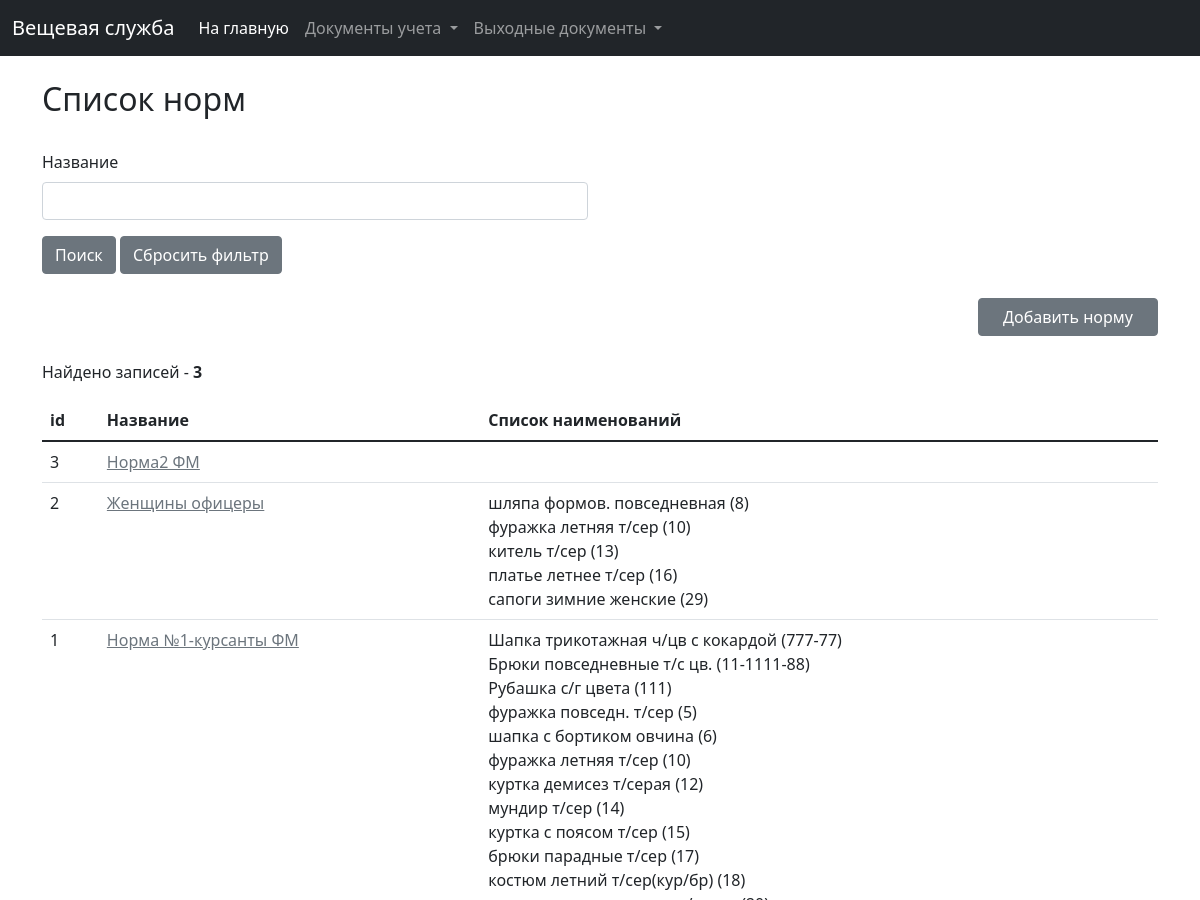
/clothing/norms (upper part), run on an earlier commit of the app's database.
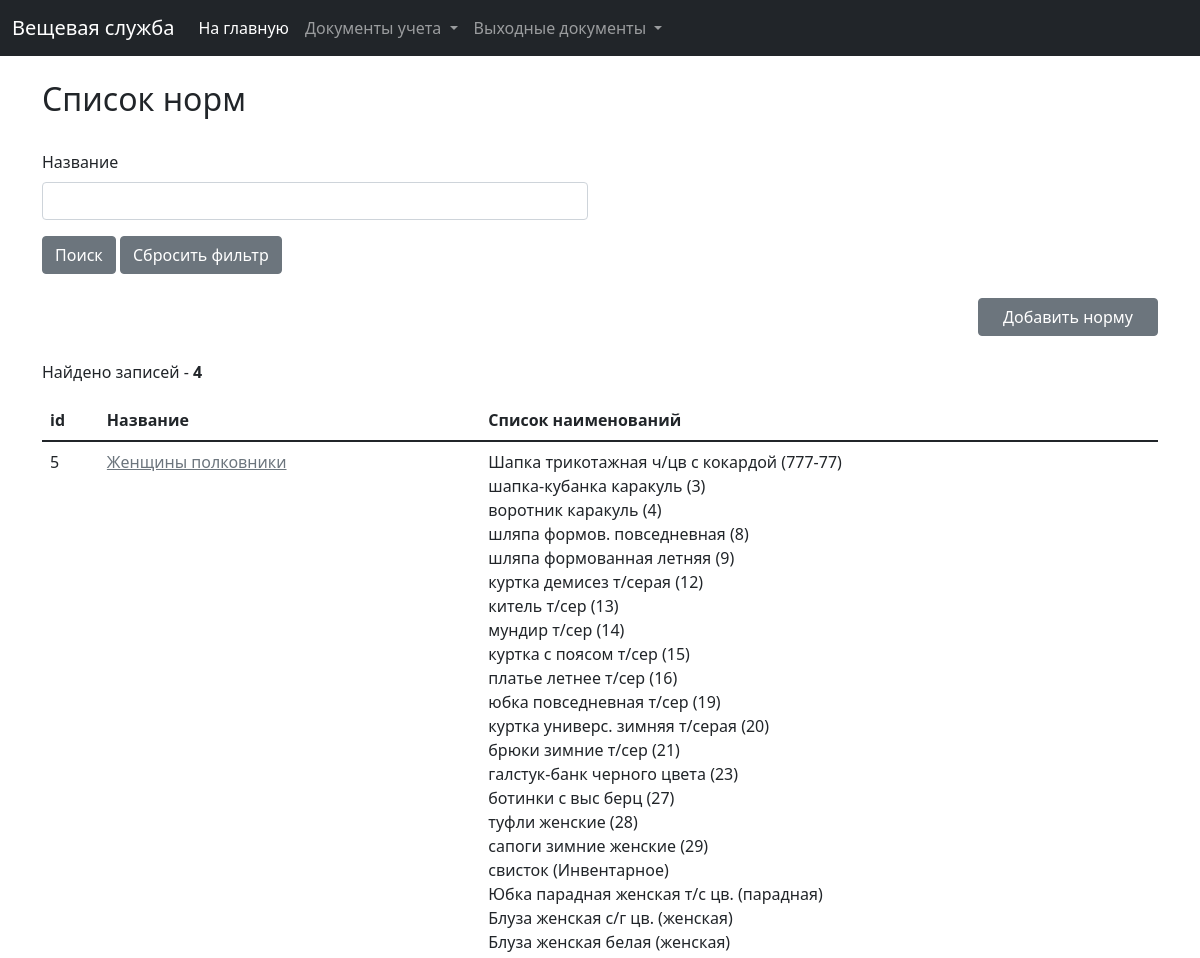
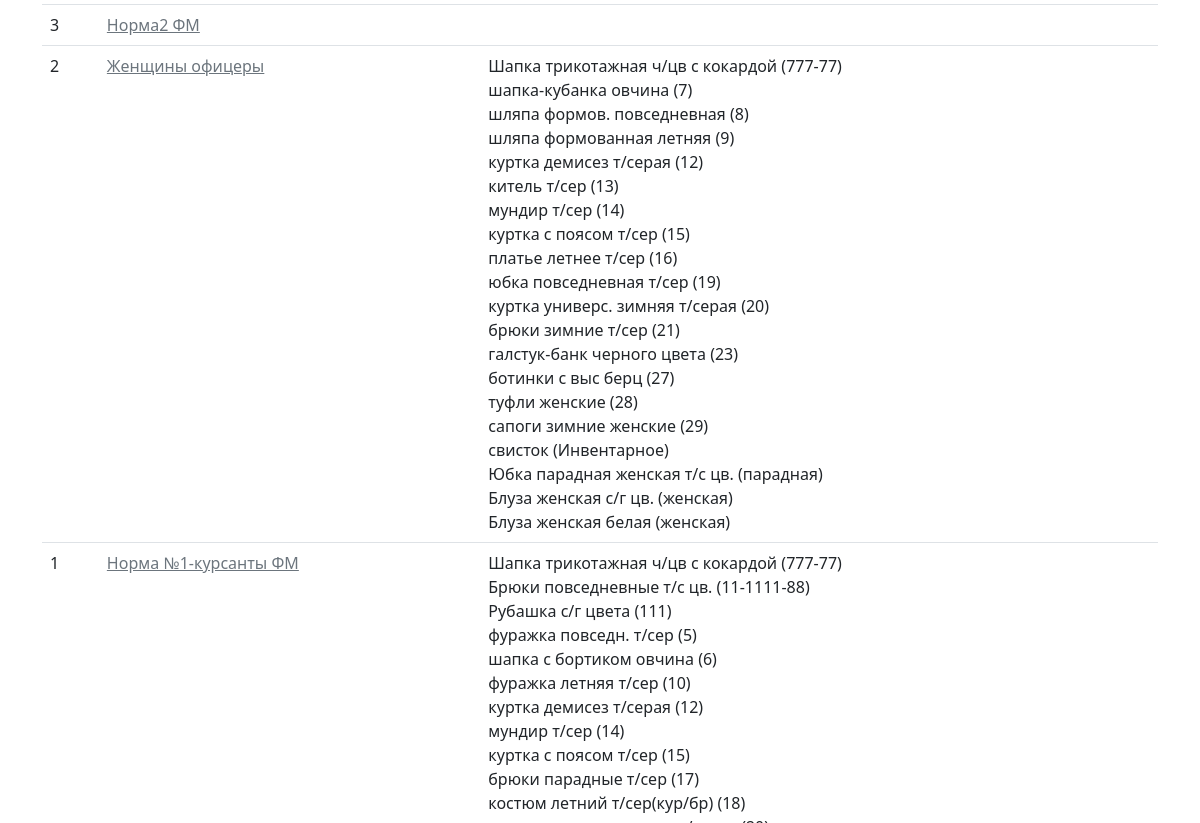
And on a later commit of the database (2 pictures, top to bottom).
### clothing/models.py (models this page shows, shortened)
class Norm(models.Model):
    norm_title = models.CharField(verbose_name="Название нормы", max_length=255)
    clothes_list = models.ManyToManyField(Clothes, verbose_name="Наименования", through='ClothesInNorm', blank=True)
    created_at = models.DateTimeField(verbose_name="Дата и время создания", auto_created=True, blank=True, null=True)
    last_modified = models.DateTimeField(verbose_name="Дата и время последнего изменения", auto_now=True, blank=True,
                                         null=True)
    class Meta:
        ordering = ('-id',)
        verbose_name = 'Норма'
        verbose_name_plural = 'Нормы'

class Clothes(models.Model):
    clothes_title = models.CharField(verbose_name="Наименование", max_length=255)
    wear_time = models.IntegerField(verbose_name="Сроки носки, мес.")
    nomenclature = models.CharField(verbose_name="Номенклатура", max_length=255, null=True, blank=True)
    created_at = models.DateTimeField(verbose_name="Дата и время создания", auto_created=True, blank=True, null=True)
    price = models.FloatField(verbose_name="Цена", blank=True, null=True)
    last_modified = models.DateTimeField(verbose_name="Дата и время последнего изменения", auto_now=True, blank=True,
                                         null=True)
    class Meta:
        ordering = ('id',)
        verbose_name = 'Наименование предмета'
        verbose_name_plural = 'Наименования предметов'

### clothing/views.py (the view)
# urls.py: path('norms', views.norm_list, name='norm_list'),
def norm_list(request):
    f = NormFilter(request.GET, queryset=Norm.objects.all())
    paginator = Paginator(f.qs, 30)
    page = request.GET.get('page')
    norms_list = paginator.get_page(page)
    norm_form = NormForm()
    return render(request, 'clothing/norms/norm_list.html',
                  {'list': norms_list, 'norm_form': norm_form, 'filter': f})

### clothing/forms.py
class NormForm(ModelForm):
    class Meta:
        model = Norm
        fields = ['norm_title']

### clothing/templates/clothing/norms/norm_list.html (shortened to what this page needs)
{% extends 'base_list.html' %}
{% load widget_tweaks %}
{% load static %}
{% block list_title %}Список норм{% endblock %}
{% block filters %}
    <form action="{% url 'clothing:norm_list' %}">
        <div class="row">
            <div class="col-md-6">
                <div class="mb-3">
                    <label class="form-label">Название</label>
                    {% render_field filter.form.norm_title__icontains class+="form-control" %}
                </div>
            </div>
        </div>
        <button type="submit" class="btn btn-secondary">Поиск</button>
        <a href="{% url 'clothing:norm_list' %}" class="btn btn-secondary">Сбросить фильтр</a>
    </form>
{% endblock %}
{% block add_button %}
    <a href="#norm_add_data_form" data-bs-toggle="modal" class="btn btn-secondary"
       style="display: block; margin-left:auto; width: 180px;">Добавить норму</a>
{% endblock %}
{% block list %}
    <table class="table">
        <thead>
        <tr>
            <th scope="col">id</th>
            <th scope="col">Название</th>
            <th scope="col">Список наименований</th>
        </tr>
        </thead>
        <tbody>
        {% for norm in list %}
            <tr>
                <td>{{ norm.id }}</td>
                <td>
                    <a href="{% url 'clothing:norm_items' norm.id %}"
                       class="link-secondary">{{ norm.norm_title|default_if_none:"Нет данных" }}</a>
                </td>
                <td>
                    {% for clothes in norm.clothes_list.all %}
                        {{ clothes.clothes_title }} ({{ clothes.nomenclature }}) <br>
                    {% endfor %}
                </td>
            </tr>
        {% endfor %}
        </tbody>
    </table>
{% endblock %}

What changed in the data, as far as the page shows it:
added Norm: id "5", norm_title "Женщины полковники", Clothes (clothes_title "Шапка трикотажная ч/цв с кокардой", nomenclature "777-77"), Clothes (clothes_title "шляпа формов. повседневная", nomenclature "8"), Clothes (clothes_title "куртка демисез т/серая", nomenclature "12"), Clothes (clothes_title "китель т/сер", nomenclature "13"), Clothes (clothes_title "мундир т/сер", nomenclature "14"), Clothes (clothes_title "куртка с поясом т/сер", nomenclature "15"), Clothes (clothes_title "платье летнее т/сер", nomenclature "16"), Clothes (clothes_title "сапоги зимние женские", nomenclature "29")
now on this page (row edited): Clothes: clothes_title "шапка-кубанка каракуль", nomenclature "3", shown under "5"
now on this page (row unchanged): Clothes: clothes_title "воротник каракуль", nomenclature "4", shown under "5"
now on this page (row unchanged): Clothes: clothes_title "шляпа формованная летняя", nomenclature "9"
now on this page (row unchanged): Clothes: clothes_title "юбка повседневная т/сер", nomenclature "19"
now on this page (row unchanged): Clothes: clothes_title "куртка универс. зимняя т/серая", nomenclature "20"
now on this page (row unchanged): Clothes: clothes_title "брюки зимние т/сер", nomenclature "21"
now on this page (row unchanged): Clothes: clothes_title "галстук-банк черного цвета", nomenclature "23"
now on this page (row unchanged): Clothes: clothes_title "ботинки с выс берц", nomenclature "27"
now on this page (row unchanged): Clothes: clothes_title "туфли женские", nomenclature "28"
now on this page (row unchanged): Clothes: clothes_title "свисток", nomenclature "Инвентарное"
added Clothes: clothes_title "Юбка парадная женская т/с цв.", nomenclature "парадная"
added Clothes: clothes_title "Блуза женская с/г цв.", nomenclature "женская"
added Clothes: clothes_title "Блуза женская белая", nomenclature "женская"
changed Norm "Женщины офицеры": gains Clothes (clothes_title "шапка-кубанка овчина", nomenclature "7"); gains Clothes (clothes_title "Шапка трикотажная ч/цв с кокардой", nomenclature "777-77"); gains Clothes (clothes_title "куртка демисез т/серая", nomenclature "12"); gains Clothes (clothes_title "мундир т/сер", nomenclature "14"); gains Clothes (clothes_title "куртка с поясом т/сер", nomenclature "15"); loses Clothes (clothes_title "фуражка летняя т/сер", nomenclature "10")
Also different on the page:
{{ filter.qs|length }}: "3" → "4"
